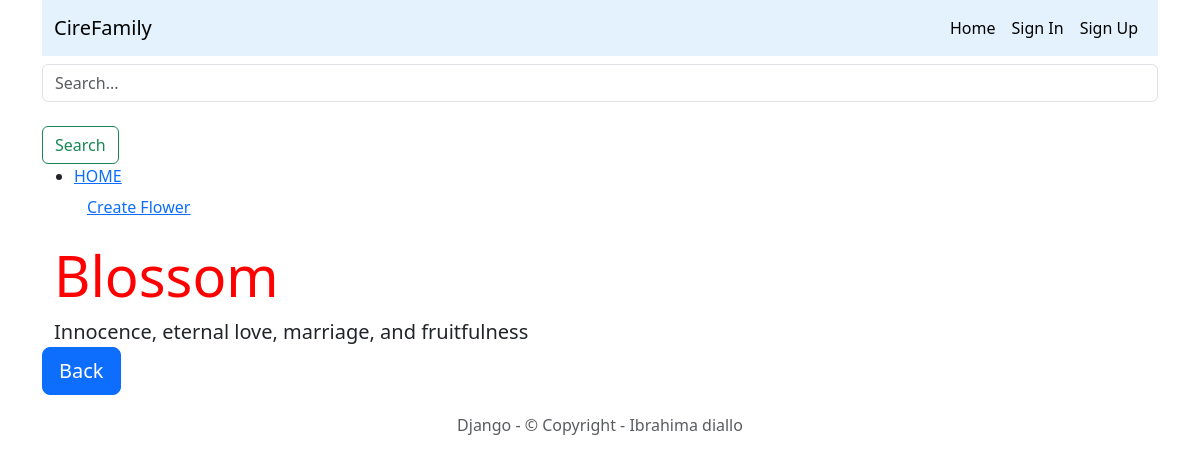
Screenshot of /flower/blossom/ with the database file from the repository.
### myapp/models.py (models this page shows, shortened)
class Flower(models.Model):
    title = models.CharField(max_length=255, default='')
    description = models.TextField(default='')
    category = models.ForeignKey(Category, null=True, on_delete=models.PROTECT)
    tags = models.ManyToManyField(Tag)
    slug= models.SlugField(blank=True, default='')

### myapp/views.py (the view)
# urls.py: path('flower/<slug:slug>/', myapp_views.detail, name='detail'),
def detail(request, slug=None):
    flower = get_object_or_404(Flower, slug=slug)
    return render(request, 'detail.html', {'flower':flower})

### myapp/templates/detail.html
{% extends 'base.html'%} {% block content %}
<div class="jumbotron">
  <div class="container">
    <h1 class="display-4">{{ flower.title }}</h1>
    <div class="lead">{{ flower.description }}</div>
  </div>
</div>
<a class="btn btn-primary btn-lg" href="">Back<a> {% endblock %} </a></a>

### base/static/base/css/site.css (style rules this page uses)
h1 { color: red; }

### rows the page displays
Flower: title "Blossom", description "Innocence, eternal love, marriage, and fruitfulness"
